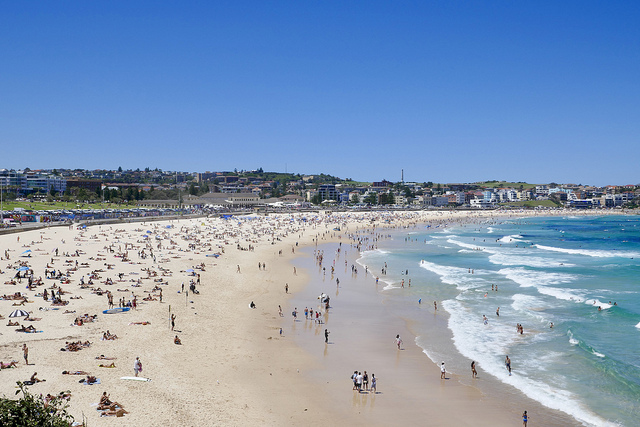
#> input picture images/bondi_beach.jpg, 640 x 427 px
$ jupyter execute 'Lesson_01 Preparing_Image_Data.ipynb'   (shell and % lines are left out)
#> lines starting #> are read from the running program, lines starting #| are printed output that depends on the picture
# Imports and Data

[cell 1]
import numpy as np
import PIL
from PIL import Image

import matplotlib.pyplot as plt

[cell 2]
# Load image
image = Image.open("./images/bondi_beach.jpg")
#> image is the input picture: PIL image 640x427 RGB; mean R, G, B 131.3, 153.2, 182.1
pixels = np.asarray(image)

[cell 3]
plt.imshow(pixels)

# Original Image Statistics

[cell 4]
height = pixels.shape[0]
#> height = 427
width = pixels.shape[1]
#> width = 640
print("Image height: {}".format(height))
#| Image height: 427
print("Image width:  {}".format(width))
#| Image width:  640

[cell 5]
# confirm pixel range
datatype = pixels.dtype
print("Data Type:                   {}".format(datatype))
#| Data Type:                   uint8
max_pixel = np.max(pixels)
#> max_pixel = 255
min_pixel = np.min(pixels)
#> min_pixel = 0
mean_pixel = np.mean(pixels)
#> mean_pixel = 155.5
std_pixel = np.std(pixels)
#> std_pixel = 51.79
print()
print("     Statistic              Value  ")
print("------------------------  ---------")
print("Max Pixel Value:             {}".format(np.max(pixels)))
#| Max Pixel Value:             255
print("Min Pixel Value:             {}".format(np.min(pixels)))
#| Min Pixel Value:             0
print("Mean Pixel Value:            {:.2f}".format(np.mean(pixels)))
#| Mean Pixel Value:            155.53
print("Standard Deviation Value:    {:.2f}".format(np.std(pixels)))
#| Standard Deviation Value:    51.79

uint8: Unsigned Integers (often called "uints") are just like integers (whole numbers) but have the property that they don't have a + or - sign associated with them. Thus they are always non-negative (zero or positive).

[cell 6]
# Convert integers to float
pixels = pixels.astype("float32")
datatype = pixels.dtype
print("Data Type:                   {}".format(datatype))
#| Data Type:                   float32
print()
print("     Statistic              Value  ")
print("------------------------  ---------")
print("Max Pixel Value:             {}".format(np.max(pixels)))
#| Max Pixel Value:             255.0
print("Min Pixel Value:             {}".format(np.min(pixels)))
#| Min Pixel Value:             0.0
print("Mean Pixel Value:            {:.2f}".format(np.mean(pixels)))
#| Mean Pixel Value:            155.53
print("Standard Deviation Value:    {:.2f}".format(np.std(pixels)))
#| Standard Deviation Value:    51.79

[cell 7]
colors = ["r", "g", "b"]
channel_ids= [0,1,2]

plt.xlim(0,256)
for channel_id, color in zip(channel_ids, colors):
    histogram, bin_edges = np.histogram(pixels[:,:, channel_id], bins=256, range=(0,256))
    plt.plot(bin_edges[0:-1], histogram, color=color)

plt.xlabel("Color value", fontsize=14)
plt.ylabel("Pixels",  fontsize=14)

plt.show()
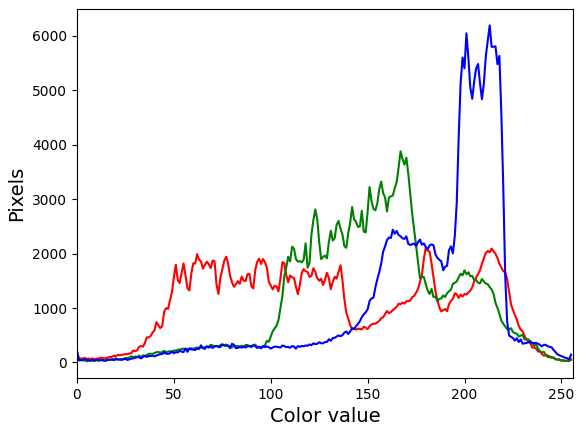
#> figure drawn by matplotlib, 1 panel; curve peaks at x = 180, y = 2111; curve peaks at x = 167, y = 3878; curve peaks at x = 213, y = 6190

# Normalizing Data: Rescaling Images
Normalize pixel values - rescaling images from the range 0-255 to 0-1

[cell 8]
#rescaling
rescaled_pixels = pixels/255.

print("     Statistic              Value  ")
print("------------------------  ---------")
print("Max Pixel Value:             {}".format(np.max(rescaled_pixels)))
#| Max Pixel Value:             1.0
print("Min Pixel Value:             {}".format(np.min(rescaled_pixels)))
#| Min Pixel Value:             0.0
print("Mean Pixel Value:            {:.2f}".format(np.mean(rescaled_pixels)))
#| Mean Pixel Value:            0.61
print("Standard Deviation Value:    {:.2f}".format(np.std(rescaled_pixels)))
#| Standard Deviation Value:    0.20

# Standardizing Image

[cell 9]
# Standardizing Image
stdized_pixels = (pixels - mean_pixel)/std_pixel
print("         Statistic                      Value  ")
print("-------------------------------------  -------")
print("Mean Intensity of standardized image:   {:.2f}".format(np.mean(stdized_pixels)))
#| Mean Intensity of standardized image:   0.00
print("STDEV of standardized image:            {:.2f}".format(np.std(stdized_pixels)))
#| STDEV of standardized image:            1.00
print("Min Intensity of standardized image:    {:.2f}".format(np.min(stdized_pixels)))
#| Min Intensity of standardized image:    -3.00
print("Max Intensity of standardized image:    {:.2f}".format(np.max(stdized_pixels)))
#| Max Intensity of standardized image:    1.92

[cell 10]
colors = ["r","g","b"]
channel_ids = [0,1,2]

for channel_id, color in zip(channel_ids, colors):
    histogram, bin_edges = np.histogram(stdized_pixels[:,:, channel_id], bins=6, range=(-3,3))
    plt.plot(bin_edges[0:-1], histogram)
#> this loop made 3 passes
#> histogram on passes 1 to 3: [18702, 85161, 65930, 64362, 38922, 0], [5252, 16395, 116160, 109539, 25812, 0], [4394, 14276, 27468, 145726, 81208, 0]
plt.xlabel("Color Value", fontsize=14)
plt.ylabel("Pixels", fontsize=14)
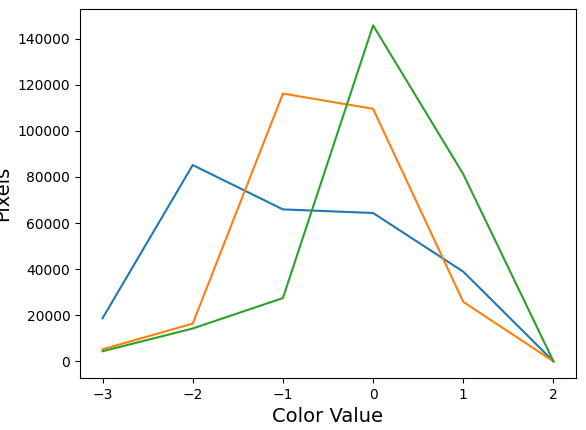
#> figure drawn by matplotlib, 1 panel
